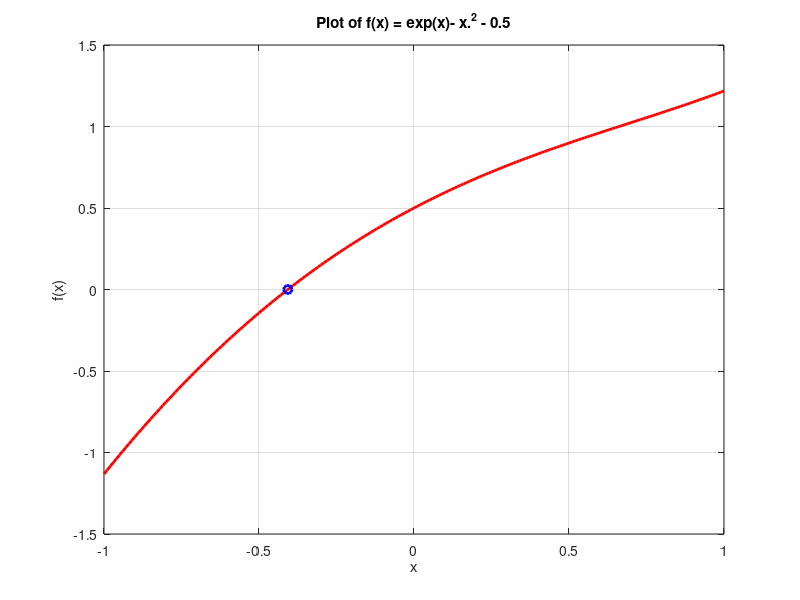

Recreate this plot in MATLAB. (Note: this script raises an error after producing the figure.)
%% Prepration
% set up the whiteboard
set(groot, 'defaultLineLIneWidth',2)
% add path to files
addpath MATLAB\Homework\Homework 1\functions\;
%% Problem 1
%% (a)
% set up parameters and functions
x = -1:0.01:1;
f = @(x) exp(x) - x.^2 - 0.5;

% calculate zero point
x_star = fzero(f,0.5);

% plotting
figure(1);
plot(x,f(x),'r-');
hold on 
plot(x_star, f(x_star), 'bo');
title('Plot of f(x) = exp(x)- x.^2 - 0.5');
xlabel('x');
ylabel('f(x)');
grid on;

%% (b)
%define the function
a = -1;
b = 1;
itermax = 50; 

%get the solution
[x,xiter] = bisection(f, a, b, itermax);
fprintf("Solution for function: %f", x);

%find the error and error bound
error = abs(xiter - x);
for k = 1: itermax + 1
    err_bound(k) = (b - a)/(2.^k);
end


figure(2)
semilogy(1:itermax + 1,error,1:itermax + 1, err_bound,'--');

title("Plot of error of each trial")
xlabel('number of trials');
ylabel('error');
%% Problem 2
% add path for the functions
addpath MATLAB\Homework\Homework 1\functions\;

% set up the parameters
a = -1; % the beginning of the interval
b = 1; % end of the interval
x0 = 0; % initial guess for newton's method and the first parameter for secant method
x1 = 1; % the second parameter for secant method
f = @(x)cos(exp(x)); % function
fp = @(x) -sin(exp(x)) .* exp(x); % derivative of the function
tol = 10^(-10); % tolerance
x_star = fzero(f,0); % x_star, the actual solution

% Newton's Method
[x,niter,xiter] = newton_tol(f,fp,x0,50,tol); % get the solution and 
% all the iterative trials info by Newton's method

% show the solution
fprintf("x*: %.12f\n", x_star); % show x_star

% Newton's method
fprintf("Newton's method\n");
fprintf("x: %.12f\n", x); % show final solution by Newton's method with 12 
% digits
fprintf("niter: %d\n", niter); % the number of iteration
fprintf("xiter: %.12f\n", abs(xiter));
fprintf("error: %.12f\n", abs(xiter - fzero(f,0))); % the error in 12 digit

% Bisection method
[x,niter,xiter] = bisection_tol(f,a, b, 50, tol); % get the solution and 
% all the iterative trials info with bisection method

% show the solution of Bisection method
fprintf("Bisection method\n");
fprintf("x: %.12f\n", x); % show final solution by Bisection method with 12 
% digits
fprintf("niter: %d\n", niter); % the number of iteration
fprintf("error: %.12f\n", abs(xiter - fzero(f,0))); % the error in 12 digit
for i = 2:length(xiter)
    fprintf("difference: %.12f\n", abs(xiter(i) - xiter(i-1)));
end

% Secant Method
fprintf("Secant Method\n");
[x, niter, xiter] = secant_tol(f,x0,x1,50,10^-10);
fprintf("x: %.12f\n", x);% the final solution by Bisection method

fprintf("niter: %d\n", niter); % the number of iteration
fprintf("error: %.12f\n", abs(xiter - fzero(f,0))); % the error in 12 digit
%% Part d
fprintf("--------------Part d---------------")
num = 1:1:10;
tols = 10.^ (-1*num); % the vector of all tolerance
fprintf("tols: %d\n",tols);
bi_n = zeros(10,1);
new_n = zeros(10,1);
sec_n = zeros(10,1);
for i = 1:10
    [x1,niter1,xiter1] = bisection_tol(f,a,b,50,tols(i)); 
    bi_n(i) = niter1;

    [x2,niter2,xiter2] = newton_tol(f,fp,x0,50,tols(i)); 
    new_n(i) = niter2;

    [x3,niter3,xiter3] = secant_tol(f,x0,x1,50,tols(i)); 
    sec_n(i) = niter3;
end
fprintf("Bisection method: %d\n",bi_n);
fprintf("Newton's method: %d\n",new_n);
fprintf("Secant Method: %d\n", sec_n);

figure(3)
semilogx(tols, bi_n, tols, new_n, tols, sec_n);
title("Plot of number of iteration needed for certain error requirement")
legend("bisection method", "Newton's method",'Secant Method');
%% Problem 3
% record the data for all three methods
[x1,xiter1] = bisection(f,a,b,itermax);
[x2,xiter2] = newton(f,fp,x0,itermax);
[x3,xiter3] = secant(f,x0,x1,itermax);
% calculate all the errors
error1 = abs(x_star - xiter1);
error2 = abs(x_star - xiter2);
error3 = abs(x_star - xiter3);
% plot the graph
semilogy(1:length(error1),error1); hold on
semilogy(1:length(error2), error2); hold on
semilogy(1:length(error3), error3); hold off
legend("Bisection method","Newton's Method", "Secant Method");
title("Plot of error in each trial")

%% c
% log error of bisection
error1_1 = log(error1(1:end-1));%e_{k-1}
error1_2 = log(error1(2:end));%e_{k}
% log error of newton
error2_1 = log(error2(1:end-1));%e_{k-1}
error2_2 = log(error2(2:end));%e_{k}
% log error of secant
error3_1 = log(error3(1:end-1));%e_{k-1}
error3_2 = log(error3(2:end));%e_{k}

% line of y = px
x = linspace(-40,0,1000);
y1 = x;
y2 = 2 * x;
y3 = (sqrt(5) + 1)/2 * x;


scatter(error1_1,error1_2, "red"); hold on;
scatter(error2_1, error2_2, "blue"); hold on;
scatter(error3_1, error3_2, "green"); hold on;
plot(x,y1,"red"); hold on;
plot(x, y2, "blue"); hold on;
plot(x, y3, "green"); hold off;

legend("Bisection method", "Newton's method", "Secant method");
title("Plot of e_k versus e_k-1")